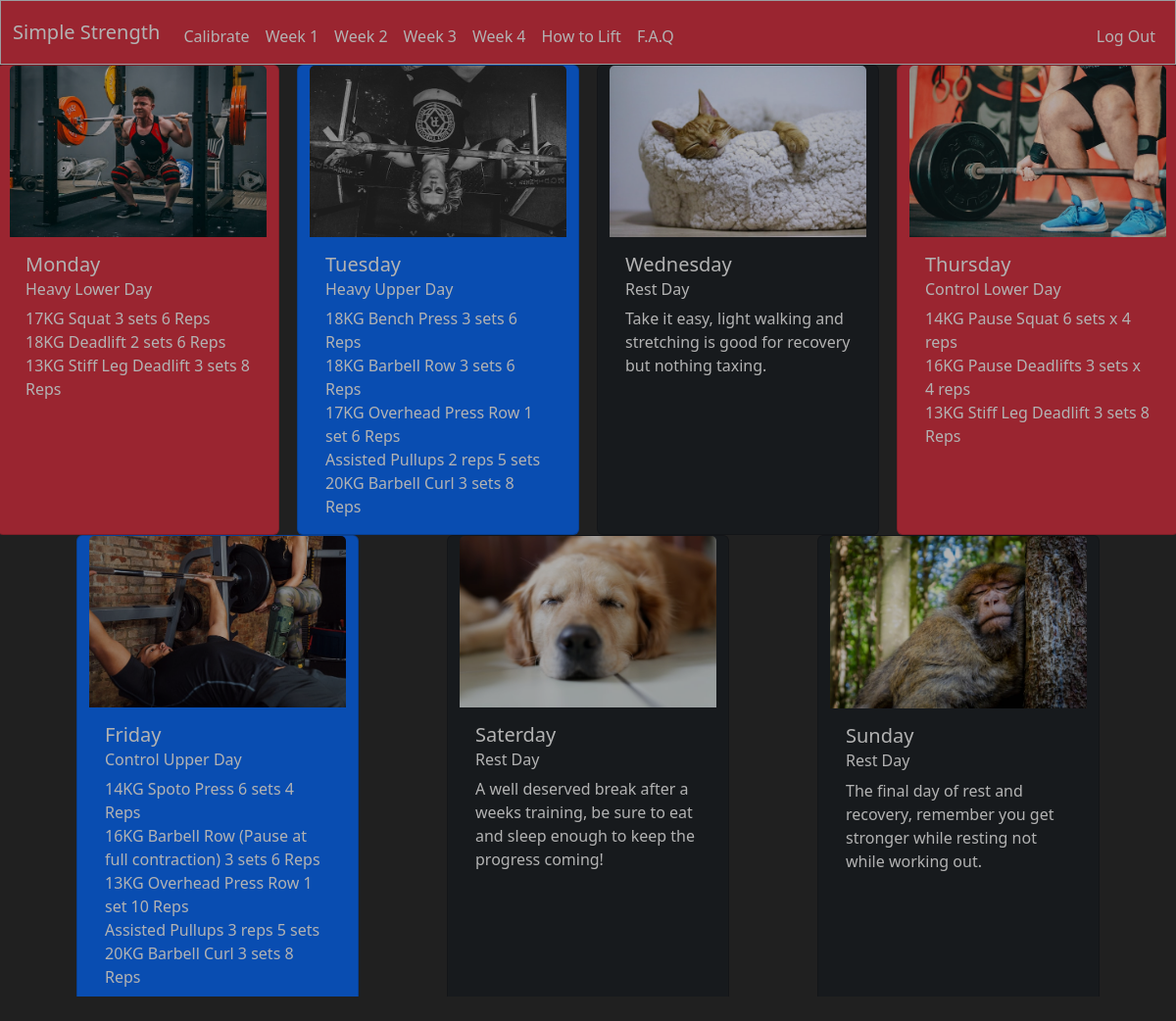
The app's page /week1 (signed in) with its own data.
### tables this page shows
CREATE TABLE Exercises(
userID INTERGER NOT NULL,
Squat SMALLINT,
Deadlift SMALLINT,
Bench SMALLINT,
BBRow SMALLINT,
OverheadPress SMALLINT,
BBCurl SMALLINT,
Pullups SMALLINT
);

### app.py (the view)
@app.route("/week1")
@login_required
def week1():
    ExerInfo = db.execute("SELECT * FROM Exercises WHERE userID = ?", session["user_id"])
    if len(ExerInfo) != 0:
        return render_template("week1.html", Info = ExerInfo)
    else:
        flash("Please enter your lifts before viewing your weekly training")
        return redirect("/calibrate")

### app.py (called while the page is built)
def login_required(f):
    @wraps(f)
    def decorated_function(*args, **kwargs):
        if session.get("user_id") is None:
            return redirect("/login")
        return f(*args, **kwargs)
    return decorated_function

### templates/week1.html (shortened to what this page needs)
{% extends "layout.html" %}
{% block main %}
<div class="row row-cols-2 row-cols-md-3">
        <div class="card text-white bg-danger mx-auto" style="width: 18rem;" id="weekCard" >
            <img class="card-img-top" src="../static/images/smolSquat1.jpg" alt="Card image cap">
            <div class="card-body">
                <h5 class="card-title">Monday</h5>
                <h6 class="card-subtitle mb-2">Heavy Lower Day</h6>
                <p class="card-text">
                    {{ (Info[0]["Squat"]*0.7)|round|int }}KG Squat 3 sets 6 Reps<br>
                    {{ (Info[0]["Deadlift"]*0.7)|round|int }}KG Deadlift 2 sets 6 Reps<br>
                    {{ (Info[0]["Deadlift"]*0.5)|round|int }}KG Stiff Leg Deadlift 3 sets 8 Reps
                </p>
            </div>
        </div>
        <div class="card text-white bg-primary mx-auto" style="width: 18rem;" id="weekCard" >
            <img class="card-img-top" src="../static/images/smolBench2.jpg" alt="Card image cap">
            <div class="card-body">
                <h5 class="card-title">Tuesday</h5>
                <h6 class="card-subtitle mb-2">Heavy Upper Day</h6>
                <p class="card-text">
                    {{ (Info[0]["Bench"]*0.75)|round|int }}KG Bench Press 3 sets 6 Reps<br>
                    {{ (Info[0]["BBRow"]*0.85)|round|int }}KG Barbell Row 3 sets 6 Reps<br>
                    {{ (Info[0]["OverheadPress"]*0.85)|round|int }}KG Overhead Press Row 1 set 6 Reps<br>
                    {% if (Info[0]["Pullups"]|int) >= 3 -%}
                    Pullups 5 sets {{(Info[0]["Pullups"]*0.5)|round|int }} reps<br>
                    {% else -%}
                    Assisted Pullups 2 reps 5 sets<br>
                    {% endif %}
                    {{ (Info[0]["BBCurl"]*0.85)|round|int }}KG Barbell Curl 3 sets 8 Reps<br>
                </p>
            </div>
        </div>
        <div class="card text-white bg-dark mx-auto" style="width: 18rem;" id="weekCard" >
            <img class="card-img-top" src="../static/images/SleepingCat.jpg" alt="Card image cap">
            <div class="card-body">
                <h5 class="card-title">Wednesday</h5>
                <h6 class="card-subtitle mb-2">Rest Day</h6>
                <p class="card-text">Take it easy, light walking and stretching is good for recovery but nothing taxing.</p>
            </div>
        </div>
        <div class="card text-white bg-danger mx-auto" style="width: 18rem;" id="weekCard" >
            <img class="card-img-top" src="../static/images/smolDeadlift.jpg" alt="Card image cap">
            <div class="card-body">
                <h5 class="card-title">Thursday</h5>
                <h6 class="card-subtitle mb-2">Control Lower Day</h6>
                <p class="card-text">
                    {{ (Info[0]["Squat"]*0.6)|round|int }}KG Pause Squat 6 sets x 4 reps<br>
                    {{ (Info[0]["Deadlift"]*0.6)|round|int }}KG Pause Deadlifts 3 sets x 4 reps<br>
                    {{ (Info[0]["Deadlift"]*0.5)|round|int }}KG Stiff Leg Deadlift 3 sets 8 Reps
                </p>
            </div>
        </div>
        <div class="card text-white bg-primary mx-auto" style="width: 18rem;" id="weekCard" >
            <img class="card-img-top" src="../static/images/smolBench1.jpg" alt="Card image cap">
            <div class="card-body">
                <h5 class="card-title">Friday</h5>
                <h6 class="card-subtitle mb-2">Control Upper Day</h6>
                <p class="card-text">
                    {{ (Info[0]["Bench"]*0.60)|round|int }}KG Spoto Press 6 sets 4 Reps<br>
                    {{ (Info[0]["BBRow"]*0.75)|round|int }}KG Barbell Row (Pause at full contraction) 3 sets 6 Reps<br>
                    {{ (Info[0]["OverheadPress"]*0.65)|round|int }}KG Overhead Press Row 1 set 10 Reps<br>
                    {% if (Info[0]["Pullups"]|int) >= 3 -%}
                    Pullups 5 sets {{(Info[0]["Pullups"]*0.5)|round|int }} reps<br>
                    {% else -%}
                    Assisted Pullups 3 reps 5 sets<br>
                    {% endif %}
                    {{ (Info[0]["BBCurl"]*0.85)|round|int }}KG Barbell Curl 3 sets 8 Reps<br>
                </p>
            </div>
        </div>
        <div class="card text-white bg-dark" style="width: 18rem;" id="weekCard" >
            <img class="card-img-top" src="../static/images/sleepingDoggo1.jpg" alt="Card image cap">
            <div class="card-body">
                <h5 class="card-title">Saterday</h5>
                <h6 class="card-subtitle mb-2">Rest Day</h6>
                <p class="card-text">A well deserved break after a weeks training, be sure to eat and sleep enough to keep the progress coming!</p>
            </div>
        </div>
        <div class="card text-white bg-dark mx-auto" style="width: 18rem;" id="weekCard" >
            <img class="card-img-top" src="../static/images/SleepingMonkey1.jpg" alt="Card image cap">
            <div class="card-body">
                <h5 class="card-title">Sunday</h5>
                <h6 class="card-subtitle mb-2">Rest Day</h6>
                <p class="card-text">The final day of rest and recovery, remember you get stronger while resting not while working out.</p>
            </div>
        </div>
</div>
{% endblock %}

### templates/layout.html (shortened to what this page needs)
<!DOCTYPE html>
<html lang="en">
    <head>
        <link href="https://cdn.jsdelivr.net/npm/bootstrap@5.3.0-alpha1/dist/css/bootstrap.min.css" rel="stylesheet">
        <link href="/static/CSS/main.css" rel="stylesheet">
    </head>
    <body>
        <nav class="bg-danger border navbar navbar-expand-md navbar-dark navbar-fixed-top">
            <div class="container-fluid">
                <a class="navbar-brand" href="/"><span class="blue">Simple Strength</span></a>
                <div class="collapse navbar-collapse navbar-light" id="navbar">
                    {% if session["user_id"] %}
                        <ul class="navbar-nav me-auto mt-2">
                            <li class="nav-item"><a class="nav-link" href="/calibrate" id="mainNavItem">Calibrate</a></li>
                            <li class="nav-item"><a class="nav-link" href="/week1" id="mainNavItem">Week 1</a></li>
                            <li class="nav-item"><a class="nav-link" href="/week2" id="mainNavItem">Week 2</a></li>
                            <li class="nav-item"><a class="nav-link" href="/week3" id="mainNavItem">Week 3</a></li>
                            <li class="nav-item"><a class="nav-link" href="/week4" id="mainNavItem">Week 4</a></li>
                            <li class="nav-item"><a class="nav-link" href="/howTo" id="mainNavItem">How to Lift</a></li>
                            <li class="nav-item"><a class="nav-link" href="/FAQ" id="mainNavItem">F.A.Q</a></li>
                        </ul>
                        <ul class="navbar-nav ms-auto mt-2">
                            <li class="nav-item"><a class="nav-link" href="/logout" id="mainNavItem">Log Out</a></li>
                        </ul>
                    {% else %}
                        <ul class="navbar-nav ms-auto mt-2">
                            <li class="nav-item"><a class="nav-link" href="/register" id="mainNavItem">Register</a></li>
                            <li class="nav-item"><a class="nav-link" href="/login" id="mainNavItem">Log In</a></li>
                        </ul>
                    {% endif %}
                </div>
            </div>
        </nav>
        {% block main %}
        {% endblock %}
    </body>
</html>

### static/CSS/main.css (style rules this page uses)
#mainNavItem { color: white; }
body { background-color: #202020; color: white; filter:contrast(1.8); filter:brightness(70%); }

### records on screen
Exercises: (Info[0]['Squat']*0.7)|round|int "17", (Info[0]['Deadlift']*0.7)|round|int "18", (Info[0]['Deadlift']*0.5)|round|int "13", (Info[0]['Bench']*0.75)|round|int "18", (Info[0]['BBRow']*0.85)|round|int "18", (Info[0]['OverheadPress']*0.85)|round|int "17", (Info[0]['BBCurl']*0.85)|round|int "20", (Info[0]['Squat']*0.6)|round|int "14", (Info[0]['Deadlift']*0.6)|round|int "16", (Info[0]['Bench']*0.60)|round|int "14", (Info[0]['BBRow']*0.75)|round|int "16", (Info[0]['OverheadPress']*0.65)|round|int "13"
